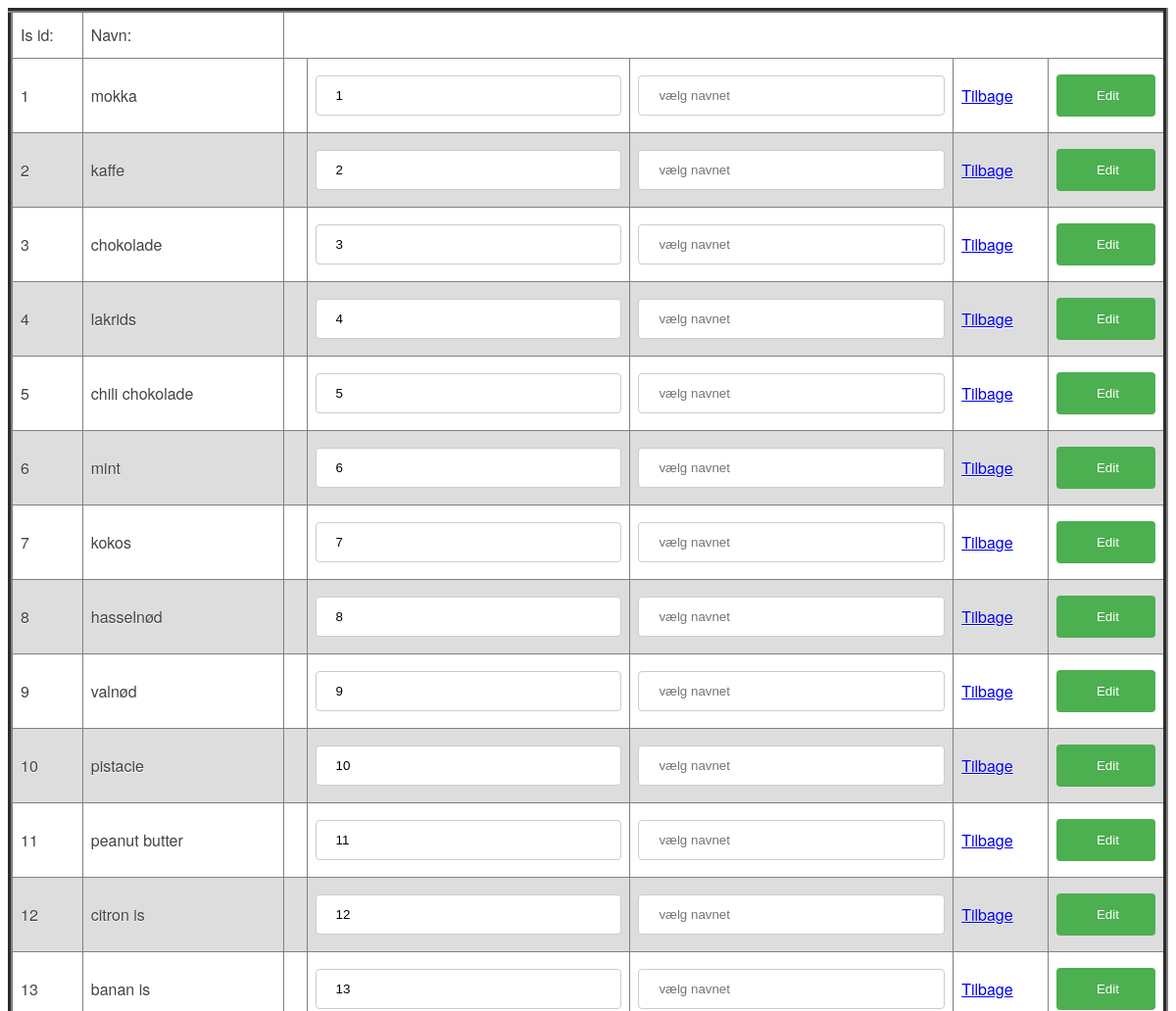
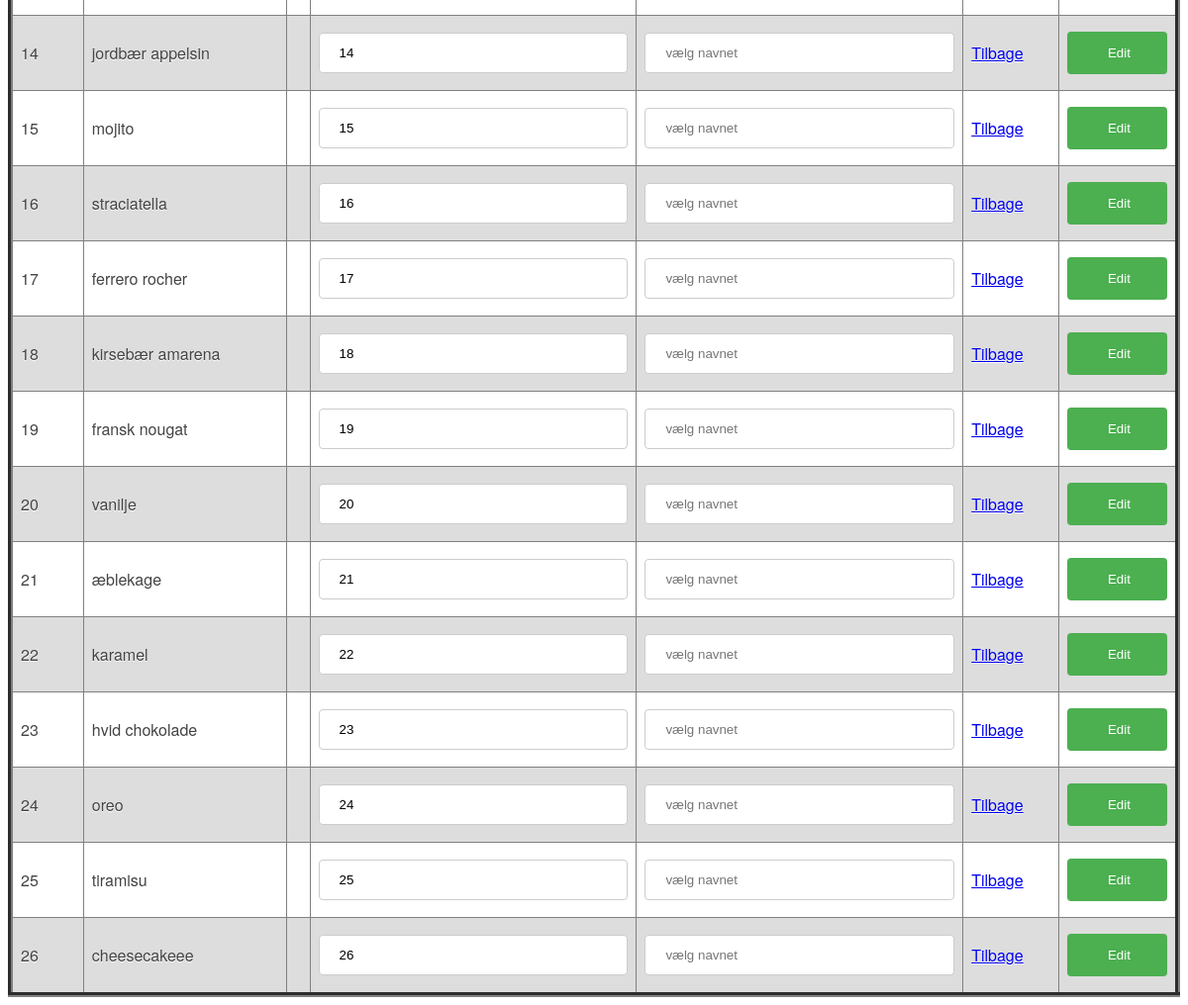
Page /edit on the committed database (2 pictures, top to bottom).
### tables this page shows
CREATE TABLE "Ice" (
	"idIs"	INTEGER NOT NULL,
	"navn"	TEXT DEFAULT NULL,
	PRIMARY KEY("idIs" AUTOINCREMENT)
);

### app.py (the view, shortened to what this page needs)
@app.route('/edit',  methods=['GET', 'POST'])
def edit():
    con = sqlite3.connect("/Users/win/Desktop/is/butikken.db")
    con.row_factory = sqlite3.Row
    cur = con.cursor()
    cur.execute("select * from Ice ")
    rows = cur.fetchall()
    con.close()
    return render_template('edit.html',rows = rows)

### templates/edit.html (shortened to what this page needs)
<!DOCTYPE html>
<html lang="en">
<head>
    <link rel="stylesheet" href="{{url_for('static', filename='style.css') }}" />
</head>
<body>
    <center>
        <table border=5>
            <thead>
                    <td>Is id: </td>
                    <td>Navn: </td>
            </thead>
            {% for row in rows %}
                <tr>
                    <td>{{row["idIs"]}}</td>
                    <td>{{row["navn"]}}</td>
                            <td>
                             <form action="#" method="post">
                            <td>
                                <input type="text" readonly name="is_id" value = {{row.idIs}} placeholder="vælg id ">
                            <br>
                            </td>
                            <td>
                            <input type="text" name="is_navn"   placeholder="vælg navnet   ">
                            <br>
                            </td>
                            <td>
                            <a href="/" class="btn btn-details">Tilbage</a>
                            </td>
                            <td>
                            <input type="submit" class="btn btn-send" value=" Edit">
                        </td>
                             </form>
                            </td>
                    </tr>
            {% endfor %}
</body>
</html>

### static/style.css (style rules this page uses)
body { background: #ffffffee ; color: #444; font: 100%/30px 'Helvetica Neue', helvetica, arial, sans-serif; text-shadow: 0 1px 0 #fff; }
table { border-collapse: collapse; width: 100%; }
th, td { text-align: left; padding: 8px; }
tr:nth-child(even) { background-color: #dddddd; }
input[type=text], select { width: 100%; padding: 12px 20px; margin: 8px 0; display: inline-block; border: 1px solid #ccc; border-radius: 4px; box-sizing: border-box; }
input[type=submit] { width: 100%; background-color: #4CAF50; color: white; padding: 14px 20px; margin: 8px 0; border: none; border-radius: 4px; cursor: pointer; }

### rows in the picture
Ice: idIs "1", navn "mokka", is_id "1"
Ice: idIs "2", navn "kaffe", is_id "2"
Ice: idIs "3", navn "chokolade", is_id "3"
Ice: idIs "4", navn "lakrids", is_id "4"
Ice: idIs "5", navn "chili chokolade", is_id "5"
Ice: idIs "6", navn "mint", is_id "6"
Ice: idIs "7", navn "kokos", is_id "7"
Ice: idIs "8", navn "hasselnød", is_id "8"
Ice: idIs "9", navn "valnød", is_id "9"
Ice: idIs "10", navn "pistacie", is_id "10"
Ice: idIs "11", navn "peanut butter", is_id "11"
Ice: idIs "12", navn "citron is", is_id "12"
Ice: idIs "13", navn "banan is", is_id "13"
Ice: idIs "14", navn "jordbær appelsin", is_id "14"
Ice: idIs "15", navn "mojito", is_id "15"
Ice: idIs "16", navn "straciatella", is_id "16"
Ice: idIs "17", navn "ferrero rocher", is_id "17"
Ice: idIs "18", navn "kirsebær amarena", is_id "18"
Ice: idIs "19", navn "fransk nougat", is_id "19"
Ice: idIs "20", navn "vanilje", is_id "20"
Ice: idIs "21", navn "æblekage", is_id "21"
Ice: idIs "22", navn "karamel", is_id "22"
Ice: idIs "23", navn "hvid chokolade", is_id "23"
Ice: idIs "24", navn "oreo", is_id "24"
Ice: idIs "25", navn "tiramisu", is_id "25"
Ice: idIs "26", navn "cheesecakeee", is_id "26"
